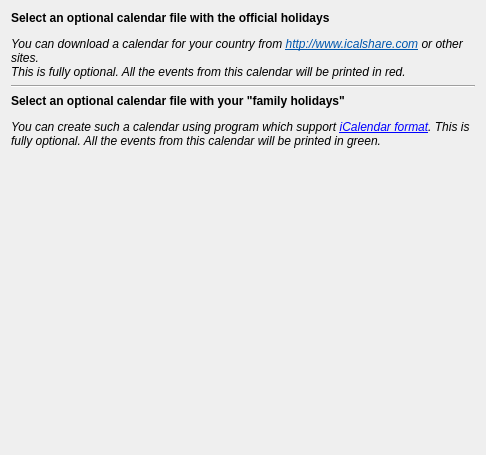
<?xml version="1.0" encoding="UTF-8"?>
<ui version="4.0" >
 <class>CalEvents</class>
 <widget class="QWidget" name="CalEvents" >
  <property name="geometry" >
   <rect>
    <x>0</x>
    <y>0</y>
    <width>486</width>
    <height>455</height>
   </rect>
  </property>
  <property name="windowTitle" >
   <string>Calendar events</string>
  </property>
  <layout class="QVBoxLayout" >
   <item>
    <widget class="QLabel" name="ohHeaderLabel" >
     <property name="font" >
      <font>
       <weight>75</weight>
       <bold>true</bold>
      </font>
     </property>
     <property name="text" >
      <string>Select an optional calendar file with the official holidays</string>
     </property>
    </widget>
   </item>
   <item>
    <widget class="Digikam::DFileSelector" name="ohUrlRequester"/>
   </item>
   <item>
    <widget class="QLabel" name="ohExplainLabel" >
     <property name="font" >
      <font>
       <italic>true</italic>
      </font>
     </property>
     <property name="text" >
      <string>&lt;!DOCTYPE HTML PUBLIC "-//W3C//DTD HTML 4.0//EN" "https://www.w3.org/TR/REC-html40/strict.dtd">
&lt;html>&lt;head>&lt;meta name="qrichtext" content="1" />&lt;style type="text/css">
p, li { white-space: pre-wrap; }
&lt;/style>&lt;/head>&lt;body style=" font-family:'DejaVu Sans'; font-size:9pt; font-weight:400; font-style:italic;">
&lt;p style=" margin-top:0px; margin-bottom:0px; margin-left:0px; margin-right:0px; -qt-block-indent:0; text-indent:0px;">You can download a calendar for your country from &lt;a href="http://www.icalshare.com">&lt;span style=" text-decoration: underline; color:#0057ae;">http://www.icalshare.com&lt;/span>&lt;/a> or other sites.&lt;/p>
&lt;p style=" margin-top:0px; margin-bottom:0px; margin-left:0px; margin-right:0px; -qt-block-indent:0; text-indent:0px;">This is fully optional. All the events from this calendar will be printed in red.&lt;/p>&lt;/body>&lt;/html></string>
     </property>
     <property name="alignment" >
      <set>Qt::AlignVCenter</set>
     </property>
     <property name="wordWrap" >
      <bool>true</bool>
     </property>
    </widget>
   </item>
   <item>
    <widget class="Line" name="line1" >
     <property name="frameShape" >
      <enum>QFrame::HLine</enum>
     </property>
     <property name="frameShadow" >
      <enum>QFrame::Sunken</enum>
     </property>
    </widget>
   </item>
   <item>
    <widget class="QLabel" name="fhHeaderLabel" >
     <property name="font" >
      <font>
       <weight>75</weight>
       <bold>true</bold>
      </font>
     </property>
     <property name="text" >
      <string>Select an optional calendar file with your "family holidays"</string>
     </property>
     <property name="wordWrap" >
      <bool>false</bool>
     </property>
    </widget>
   </item>
   <item>
    <widget class="Digikam::DFileSelector" name="fhUrlRequester"/>
   </item>
   <item>
    <widget class="QLabel" name="fhExplainLabel" >
     <property name="font" >
      <font>
       <italic>true</italic>
      </font>
     </property>
     <property name="text" >
         <string>You can create such a calendar using program which support &lt;a href="https://en.wikipedia.org/wiki/ICalendar">iCalendar format&lt;/a>.
This is fully optional. All the events from this calendar will be printed in green.</string>
     </property>
     <property name="alignment" >
      <set>Qt::AlignVCenter</set>
     </property>
     <property name="wordWrap" >
      <bool>true</bool>
     </property>
    </widget>
   </item>
   <item>
    <spacer name="spacer1" >
     <property name="orientation" >
      <enum>Qt::Vertical</enum>
     </property>
     <property name="sizeType" >
      <enum>QSizePolicy::Expanding</enum>
     </property>
     <property name="sizeHint" stdset="0" >
      <size>
       <width>41</width>
       <height>140</height>
      </size>
     </property>
    </spacer>
   </item>
  </layout>
 </widget>
 <layoutdefault spacing="6" margin="11" />
 <customwidgets>
  <customwidget>
   <class>Digikam::DFileSelector</class>
   <extends>QWidget</extends>
   <header>dfileselector.h</header>
  </customwidget>
 </customwidgets>
 <resources/>
 <connections/>
 <slots>
  <signal>fhChanged(QString)</signal>
  <signal>ohChanged(QString)</signal>
 </slots>
</ui>
